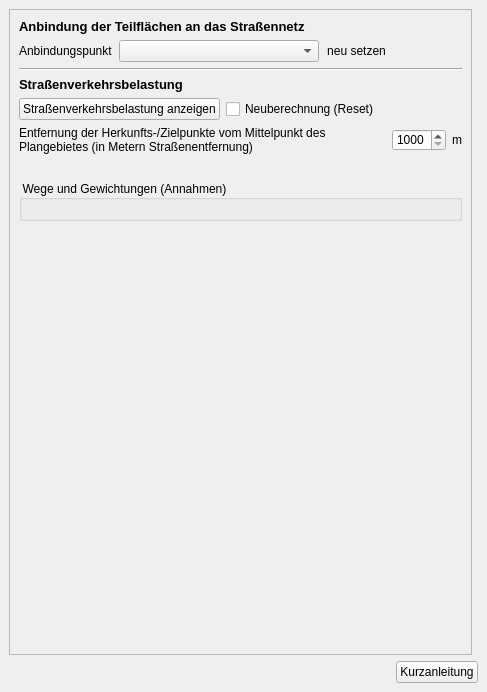
<?xml version="1.0" encoding="UTF-8"?>
<ui version="4.0">
 <class>DockWidget</class>
 <widget class="QDockWidget" name="DockWidget">
  <property name="enabled">
   <bool>true</bool>
  </property>
  <property name="geometry">
   <rect>
    <x>0</x>
    <y>0</y>
    <width>487</width>
    <height>692</height>
   </rect>
  </property>
  <property name="styleSheet">
   <string notr="true">QToolBox:tab {
	font: bold 10pt ;
    color: Grey;
}
QToolBox:tab:selected {
	font: bold 10pt ;
    color: black;
}
QGroupBox::title {
	font: bold italic 8pt ;
    color: black;
}
QPushButton::flat{
background-color: none;
border: 0;
border-style:none;
border-color: blue;
border-width: 0px;
border-radius: 0px;
padding:2px;
}
QPushButton::flat:hover{
background-color: azure;
border-style:solid;
border-color: royalblue;
border-width: 1px;
border-radius: 0px;
padding: 2px;
}
QPushButton::flat:pressed{
background-color: powderblue;
border-style:solid;
border-color: royalblue;
border-width: 1px;
border-radius: 0px;
padding: 2px;
}</string>
  </property>
  <property name="windowTitle">
   <string>Projekt-Check Analyse-Tools // Verkehr im Umfeld</string>
  </property>
  <widget class="QWidget" name="dockWidgetContents">
   <layout class="QGridLayout" name="gridLayout">
    <item row="0" column="0">
     <widget class="QScrollArea" name="scrollArea">
      <property name="widgetResizable">
       <bool>true</bool>
      </property>
      <widget class="QWidget" name="scrollAreaWidgetContents">
       <property name="geometry">
        <rect>
         <x>0</x>
         <y>0</y>
         <width>469</width>
         <height>636</height>
        </rect>
       </property>
       <layout class="QVBoxLayout" name="verticalLayout_2">
        <item>
         <widget class="QLabel" name="label">
          <property name="font">
           <font>
            <pointsize>10</pointsize>
            <weight>75</weight>
            <bold>true</bold>
           </font>
          </property>
          <property name="text">
           <string>Anbindung der Teilflächen an das Straßennetz</string>
          </property>
         </widget>
        </item>
        <item>
         <layout class="QHBoxLayout" name="horizontalLayout">
          <item>
           <widget class="QLabel" name="label_3">
            <property name="text">
             <string>Anbindungspunkt</string>
            </property>
           </widget>
          </item>
          <item>
           <widget class="QComboBox" name="area_combo">
            <property name="minimumSize">
             <size>
              <width>200</width>
              <height>0</height>
             </size>
            </property>
            <property name="toolTip">
             <string>&lt;html&gt;&lt;head/&gt;&lt;body&gt;&lt;p&gt;&lt;span style=&quot; font-weight:600;&quot;&gt;Anbindung der Teilflächen an das Straßennetz&lt;/span&gt;&lt;/p&gt;&lt;p&gt;Für die einzelnen Teilflächen festlegen, an welcher Stelle die Verkehre aus bzw. in das Plangebiet in das Bestandsnetz einmünden.&lt;/p&gt;&lt;/body&gt;&lt;/html&gt;</string>
            </property>
           </widget>
          </item>
          <item>
           <widget class="QPushButton" name="connector_button">
            <property name="cursor">
             <cursorShape>PointingHandCursor</cursorShape>
            </property>
            <property name="toolTip">
             <string>&lt;html&gt;&lt;head/&gt;&lt;body&gt;&lt;p&gt;&lt;span style=&quot; font-weight:600;&quot;&gt;Anbindung der Teilflächen an das Straßennetz&lt;/span&gt;&lt;/p&gt;&lt;p&gt;Für die einzelnen Teilflächen festlegen, an welcher Stelle die Verkehre aus bzw. in das Plangebiet in das Bestandsnetz einmünden.&lt;/p&gt;&lt;/body&gt;&lt;/html&gt;</string>
            </property>
            <property name="text">
             <string>neu setzen</string>
            </property>
            <property name="icon">
             <iconset>
              <normaloff>../../images/iconset_mob/20190619_iconset_mob_replace_point_2.png</normaloff>
              <normalon>../../images/iconset_mob/20190619_iconset_mob_replace_point_1.png</normalon>../../images/iconset_mob/20190619_iconset_mob_replace_point_2.png</iconset>
            </property>
            <property name="iconSize">
             <size>
              <width>24</width>
              <height>24</height>
             </size>
            </property>
            <property name="checkable">
             <bool>true</bool>
            </property>
            <property name="flat">
             <bool>true</bool>
            </property>
           </widget>
          </item>
          <item>
           <spacer name="horizontalSpacer">
            <property name="orientation">
             <enum>Qt::Horizontal</enum>
            </property>
            <property name="sizeHint" stdset="0">
             <size>
              <width>40</width>
              <height>20</height>
             </size>
            </property>
           </spacer>
          </item>
         </layout>
        </item>
        <item>
         <widget class="Line" name="line_3">
          <property name="orientation">
           <enum>Qt::Horizontal</enum>
          </property>
         </widget>
        </item>
        <item>
         <widget class="QLabel" name="label_2">
          <property name="font">
           <font>
            <pointsize>10</pointsize>
            <weight>75</weight>
            <bold>true</bold>
           </font>
          </property>
          <property name="text">
           <string>Straßenverkehrsbelastung</string>
          </property>
         </widget>
        </item>
        <item>
         <layout class="QHBoxLayout" name="horizontalLayout_4">
          <item>
           <widget class="QPushButton" name="calculate_traffic_button">
            <property name="sizePolicy">
             <sizepolicy hsizetype="Maximum" vsizetype="Fixed">
              <horstretch>0</horstretch>
              <verstretch>0</verstretch>
             </sizepolicy>
            </property>
            <property name="toolTip">
             <string>&lt;html&gt;&lt;head/&gt;&lt;body&gt;&lt;p&gt;&lt;span style=&quot; font-weight:600;&quot;&gt;Straßenverkehrsbelastung schätzen&lt;/span&gt;&lt;/p&gt;&lt;p&gt;Die zusätzliche Straßenverkehrsbelastung aufgrund der neuen Nutzungen schätzen/anzeigen.&lt;/p&gt;&lt;/body&gt;&lt;/html&gt;</string>
            </property>
            <property name="layoutDirection">
             <enum>Qt::LeftToRight</enum>
            </property>
            <property name="text">
             <string>Straßenverkehrsbelastung anzeigen</string>
            </property>
            <property name="icon">
             <iconset>
              <normaloff>../../images/iconset_mob/20190619_iconset_mob_calculate_traffic_3.png</normaloff>../../images/iconset_mob/20190619_iconset_mob_calculate_traffic_3.png</iconset>
            </property>
           </widget>
          </item>
          <item>
           <widget class="QCheckBox" name="recalculate_check">
            <property name="text">
             <string>Neuberechnung (Reset)</string>
            </property>
           </widget>
          </item>
          <item>
           <spacer name="horizontalSpacer_2">
            <property name="orientation">
             <enum>Qt::Horizontal</enum>
            </property>
            <property name="sizeHint" stdset="0">
             <size>
              <width>40</width>
              <height>20</height>
             </size>
            </property>
           </spacer>
          </item>
         </layout>
        </item>
        <item>
         <widget class="QFrame" name="distance_frame">
          <property name="enabled">
           <bool>true</bool>
          </property>
          <property name="frameShape">
           <enum>QFrame::NoFrame</enum>
          </property>
          <property name="frameShadow">
           <enum>QFrame::Plain</enum>
          </property>
          <property name="lineWidth">
           <number>0</number>
          </property>
          <layout class="QHBoxLayout" name="horizontalLayout_6">
           <property name="leftMargin">
            <number>0</number>
           </property>
           <property name="topMargin">
            <number>0</number>
           </property>
           <property name="rightMargin">
            <number>0</number>
           </property>
           <property name="bottomMargin">
            <number>0</number>
           </property>
           <item>
            <widget class="QLabel" name="label_6">
             <property name="enabled">
              <bool>true</bool>
             </property>
             <property name="font">
              <font>
               <weight>50</weight>
               <bold>false</bold>
              </font>
             </property>
             <property name="text">
              <string>&lt;html&gt;&lt;head/&gt;&lt;body&gt;&lt;p&gt;Entfernung der Herkunfts-/Zielpunkte vom Mittelpunkt des Plangebietes (in Metern Straßenentfernung)&lt;/p&gt;&lt;/body&gt;&lt;/html&gt;</string>
             </property>
             <property name="wordWrap">
              <bool>true</bool>
             </property>
            </widget>
           </item>
           <item>
            <widget class="QSpinBox" name="distance_input">
             <property name="sizePolicy">
              <sizepolicy hsizetype="Fixed" vsizetype="Fixed">
               <horstretch>0</horstretch>
               <verstretch>0</verstretch>
              </sizepolicy>
             </property>
             <property name="minimum">
              <number>1000</number>
             </property>
             <property name="maximum">
              <number>9999</number>
             </property>
            </widget>
           </item>
           <item>
            <widget class="QLabel" name="label_4">
             <property name="sizePolicy">
              <sizepolicy hsizetype="Maximum" vsizetype="Preferred">
               <horstretch>0</horstretch>
               <verstretch>0</verstretch>
              </sizepolicy>
             </property>
             <property name="text">
              <string>m</string>
             </property>
            </widget>
           </item>
          </layout>
         </widget>
        </item>
        <item>
         <spacer name="horizontalSpacer_3">
          <property name="orientation">
           <enum>Qt::Horizontal</enum>
          </property>
          <property name="sizeHint" stdset="0">
           <size>
            <width>40</width>
            <height>20</height>
           </size>
          </property>
         </spacer>
        </item>
        <item>
         <widget class="QGroupBox" name="settings_group">
          <property name="title">
           <string>Wege und Gewichtungen (Annahmen)</string>
          </property>
          <layout class="QVBoxLayout" name="verticalLayout"/>
         </widget>
        </item>
        <item>
         <spacer name="verticalSpacer_3">
          <property name="orientation">
           <enum>Qt::Vertical</enum>
          </property>
          <property name="sizeHint" stdset="0">
           <size>
            <width>20</width>
            <height>40</height>
           </size>
          </property>
         </spacer>
        </item>
       </layout>
      </widget>
     </widget>
    </item>
    <item row="11" column="0" colspan="2">
     <layout class="QHBoxLayout" name="horizontalLayout_3">
      <property name="leftMargin">
       <number>0</number>
      </property>
      <property name="topMargin">
       <number>0</number>
      </property>
      <property name="rightMargin">
       <number>0</number>
      </property>
      <property name="bottomMargin">
       <number>0</number>
      </property>
      <item>
       <spacer name="horizontalSpacer_5">
        <property name="orientation">
         <enum>Qt::Horizontal</enum>
        </property>
        <property name="sizeHint" stdset="0">
         <size>
          <width>40</width>
          <height>20</height>
         </size>
        </property>
       </spacer>
      </item>
      <item>
       <widget class="QPushButton" name="pushButton_3">
        <property name="sizePolicy">
         <sizepolicy hsizetype="Fixed" vsizetype="Fixed">
          <horstretch>0</horstretch>
          <verstretch>0</verstretch>
         </sizepolicy>
        </property>
        <property name="toolTip">
         <string>&lt;html&gt;&lt;head/&gt;&lt;body&gt;&lt;p&gt;&lt;span style=&quot; font-weight:600;&quot;&gt;Kurzanleitung&lt;/span&gt;&lt;/p&gt;&lt;p&gt;Zeigt eine Kurzanleitung (pdf) zu den Funktionen im Analysebereich „Verkehr im Umfeld“ an.&lt;/p&gt;&lt;/body&gt;&lt;/html&gt;</string>
        </property>
        <property name="layoutDirection">
         <enum>Qt::LeftToRight</enum>
        </property>
        <property name="text">
         <string>Kurzanleitung</string>
        </property>
        <property name="icon">
         <iconset>
          <normaloff>../../images/iconset_mob/20190619_iconset_mob_info_2.png</normaloff>../../images/iconset_mob/20190619_iconset_mob_info_2.png</iconset>
        </property>
       </widget>
      </item>
     </layout>
    </item>
   </layout>
  </widget>
 </widget>
 <resources/>
 <connections>
  <connection>
   <sender>recalculate_check</sender>
   <signal>toggled(bool)</signal>
   <receiver>distance_frame</receiver>
   <slot>setVisible(bool)</slot>
   <hints>
    <hint type="sourcelabel">
     <x>267</x>
     <y>121</y>
    </hint>
    <hint type="destinationlabel">
     <x>455</x>
     <y>149</y>
    </hint>
   </hints>
  </connection>
  <connection>
   <sender>recalculate_check</sender>
   <signal>toggled(bool)</signal>
   <receiver>settings_group</receiver>
   <slot>setHidden(bool)</slot>
   <hints>
    <hint type="sourcelabel">
     <x>201</x>
     <y>114</y>
    </hint>
    <hint type="destinationlabel">
     <x>168</x>
     <y>185</y>
    </hint>
   </hints>
  </connection>
 </connections>
</ui>
